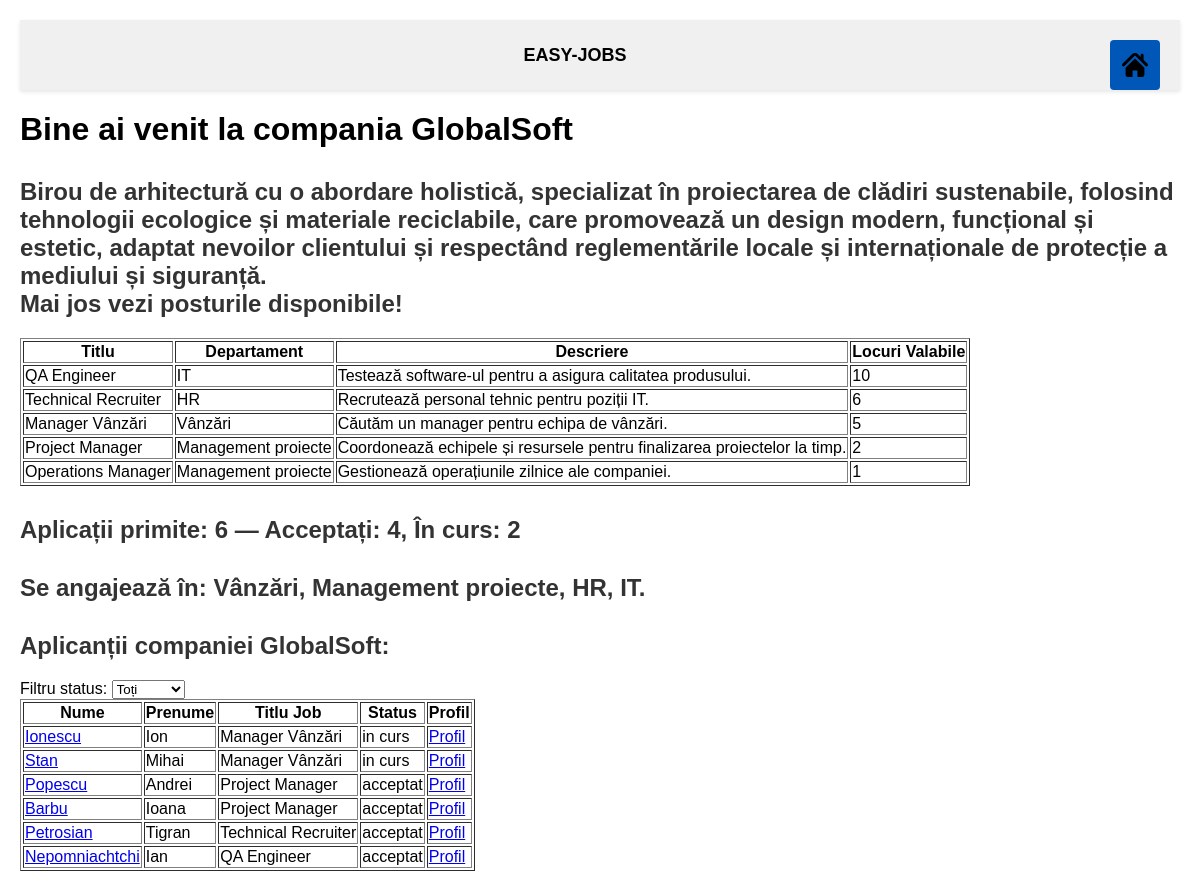
The page /firme.php?nume=GlobalSoft on the database its author committed.
### tables this page shows
CREATE TABLE `companii` (
  `id_companie` int(11) NOT NULL,
  `nume` varchar(255) NOT NULL,
  `email` varchar(255) NOT NULL,
  `telefon` varchar(50) DEFAULT NULL,
  `vechime` int(11) DEFAULT NULL,
  `descriere` text DEFAULT NULL,
  `id_adresa` int(11) DEFAULT NULL
);

CREATE TABLE `joburi` (
  `id_job` int(11) NOT NULL,
  `titlu` varchar(255) NOT NULL,
  `descriere` text DEFAULT NULL,
  `id_companie` int(11) DEFAULT NULL,
  `status` int(11) DEFAULT NULL,
  `locuri_valabile` int(11) DEFAULT NULL,
  `id_departament` int(11) DEFAULT NULL
);

CREATE TABLE `departamente` (
  `id_departament` int(11) NOT NULL,
  `nume` varchar(40) NOT NULL
);

CREATE TABLE `aplicanti` (
  `id_aplicant` int(11) NOT NULL,
  `nume` varchar(255) NOT NULL,
  `prenume` varchar(255) DEFAULT NULL,
  `email` varchar(255) NOT NULL,
  `CNP` varchar(255) DEFAULT NULL,
  `telefon` varchar(50) DEFAULT NULL,
  `cv_link` varchar(255) DEFAULT NULL,
  `id_adresa` int(11) DEFAULT NULL
);

CREATE TABLE `status_aplicare` (
  `id_status` int(11) NOT NULL,
  `denumire` varchar(50) DEFAULT NULL
);

### firme.php (the view, shortened to what this page needs)
<?php
include('db.php');
?>
<!DOCTYPE html>
<html lang="ro">
<head>
    <link rel="stylesheet" href="style.css">
</head>
<body>
    <div class="taskbar">
        <div class="titlu">EASY-JOBS</div>
        <div style="display: flex; justify-content: flex-end;">
            <form action="index.php" method="get">
                <button type="submit" class="btn-home" title="Pagina principală">
                    </button>
            </form>
        </div>
    </div>
    <div>
        <?php
        if (isset($_GET['nume'])) {
            $nume_companie = $_GET['nume'];
            $stmt = $conn->prepare("SELECT descriere, id_companie FROM companii WHERE nume = ?");
            $stmt->bind_param("s", $nume_companie);
            $stmt->execute();
            $stmt->bind_result($descriere, $id_companie);
            echo "<h1>Bine ai venit la compania <strong>" . htmlspecialchars($nume_companie) . "</strong></h1>";
            if ($descriere)
                echo "<h2>" . htmlspecialchars($descriere) . "<br>Mai jos vezi posturile disponibile!</h2>";
            $stmt = $conn->prepare("
                SELECT DISTINCT d.nume
                FROM joburi j
                JOIN departamente d ON j.id_departament = d.id_departament
                WHERE j.id_companie = ? AND j.status = 1");
            $stmt->bind_param("i", $id_companie);
            $stmt->execute();
            $res = $stmt->get_result();
            $departamente = [];
            while ($row = $res->fetch_assoc()) {
                $departamente[] = $row['nume'];
            }
        } else {
            echo "<h1>*Acesta este un secret.. Shh. Nu mai spune la nimeni și întoarce-te pe index...</h1>";
            exit;
        }
        ?>
    </div>
    <div>
        <table border="1">
            <tr>
                <th>Titlu</th>
                <th>Departament</th>
                <th>Descriere</th>
                <th>Locuri Valabile</th>
            </tr>
            <?php
            $stmt = $conn->prepare("
                SELECT j.titlu, d.nume AS departament, j.descriere, j.locuri_valabile
                FROM joburi j
                JOIN departamente d ON j.id_departament = d.id_departament
                WHERE j.id_companie = ? AND j.status = 1
                ORDER BY j.locuri_valabile DESC
            ");
            $stmt->bind_param("i", $id_companie);
            $stmt->execute();
            $res = $stmt->get_result();
            while ($row = $res->fetch_assoc()) {
                echo "<tr>
                    <td>" . htmlspecialchars($row['titlu']) . "</td>
                    <td>" . htmlspecialchars($row['departament']) . "</td>
                    <td>" . htmlspecialchars($row['descriere']) . "</td>
                    <td>" . htmlspecialchars($row['locuri_valabile']) . "</td>
                </tr>";
            }
            ?>
        </table>
    </div>
    <?php
    $stmt = $conn->prepare("
        SELECT
            SUM(CASE WHEN a.id_status = 2 THEN 1 ELSE 0 END) AS acceptati,
            SUM(CASE WHEN a.id_status = 1 THEN 1 ELSE 0 END) AS incurs,
            SUM(CASE WHEN a.id_status = 3 THEN 1 ELSE 0 END) AS respinsi
        FROM aplicari a
        JOIN joburi j ON a.id_job = j.id_job
        WHERE j.id_companie = ?");
    $stmt->bind_param("i", $id_companie);
    $stmt->execute();
    $stmt->bind_result($acc, $curs, $resp);
    $stmt->fetch();
    $total = $acc + $curs + $resp;
    echo "<h2>Aplicații primite: $total &mdash; Acceptați: $acc, În curs: $curs</h2>";
    if (!empty($departamente)) {
        echo "<h2>Se angajează în: " . implode(', ', array_map('htmlspecialchars', $departamente)) . ".</h2>";
    }
    ?>
    <h2>Aplicanții companiei <?php echo htmlspecialchars($nume_companie); ?>:</h2>
    <form method="get" action="">
        <label for="filtru">Filtru status:</label>
        <select name="filtru" id="filtru" onchange="this.form.submit()">
            <option value="">Toți</option>
        </select>
    </form>
    <div>
        <table border="1">
            <tr>
                <th>Nume</th>
                <th>Prenume</th>
                <th>Titlu Job</th>
                <th>Status</th>
                <th>Profil</th>
            </tr>
            <?php
            $filtru = isset($_GET['filtru']) ? $_GET['filtru'] : '';
            if ($filtru !== "") {
                $stmt = $conn->prepare("
                    SELECT ap.id_aplicant, ap.nume, ap.prenume, j.titlu, sa.denumire
                    FROM aplicari a
                    JOIN aplicanti ap ON a.id_aplicant = ap.id_aplicant
                    JOIN joburi j ON a.id_job = j.id_job
                    JOIN status_aplicare sa ON a.id_status = sa.id_status
                    WHERE j.id_companie = ? AND a.id_status = ?");
                $stmt->bind_param("ii", $id_companie, $filtru);
            } else {
                $stmt = $conn->prepare("
                    SELECT ap.id_aplicant, ap.nume, ap.prenume, j.titlu, sa.denumire
                    FROM aplicari a
                    JOIN aplicanti ap ON a.id_aplicant = ap.id_aplicant
                    JOIN joburi j ON a.id_job = j.id_job
                    JOIN status_aplicare sa ON a.id_status = sa.id_status
                    WHERE j.id_companie = ?");
                $stmt->bind_param("i", $id_companie);
            }
            $stmt->execute();
            $res = $stmt->get_result();
            while ($row = $res->fetch_assoc()) {
                $link = "aplicant.php?id=" . urlencode($row['id_aplicant']);
                echo "<tr>
                    <td><a href='$link'>" . htmlspecialchars($row['nume']) . "</a></td>
                    <td>" . htmlspecialchars($row['prenume']) . "</td>
                    <td>" . htmlspecialchars($row['titlu']) . "</td>
                    <td>" . htmlspecialchars($row['denumire']) . "</td>
                    <td><a href='$link'>Profil</a></td>
                </tr>";
            }
            ?>
        </table>
    </div>
</body>
</html>

### style.css (style rules this page uses)
.taskbar { display: flex; align-items: center; justify-content: space-between; background-color: #f0f0f0; padding: 10px 20px; box-shadow: 0 2px 4px rgba(0,0,0,0.1); height: 50px; }
.taskbar .titlu { flex-grow: 1; text-align: center; font-weight: bold; font-size: 18px; }
.taskbar form { margin: 0; }
.btn-home { background-color: transparent; border: none; cursor: pointer; width: 50px; height: 50px; }
.btn-home svg { width: 100%; height: 100%; fill: black; }
body { margin: 20px; font-family: Arial, sans-serif; }
form[action="index.php"] { margin-top: 20px; display: flex; flex-wrap: wrap; align-items: center; gap: 10px; }
form[action="index.php"] button { background-color: #0057b7; color: white; padding: 7px 12px; border: none; border-radius: 4px; cursor: pointer; }
h2 { margin-top: 30px; color: #333; }

### rows shown on the page
companii: descriere "Birou de arhitectură cu o abordare holistică, specializat în proiectarea de clădiri sustenabile, folosind tehnologii ecologice și materiale reciclabile, care promovează un design modern, funcțional și estetic, adaptat nevoilor clientului și respectând reglementările locale și internaționale de protecție a mediului și siguranță."
joburi: titlu "QA Engineer", id_departament.nume "IT", descriere "Testează software-ul pentru a asigura calitatea produsului.", locuri_valabile "10"
joburi: titlu "Technical Recruiter", id_departament.nume "HR", descriere "Recrutează personal tehnic pentru poziții IT.", locuri_valabile "6"
joburi: titlu "Manager Vânzări", id_departament.nume "Vânzări", descriere "Căutăm un manager pentru echipa de vânzări.", locuri_valabile "5"
joburi: titlu "Project Manager", id_departament.nume "Management proiecte", descriere "Coordonează echipele și resursele pentru finalizarea proiectelor la timp.", locuri_valabile "2"
joburi: titlu "Operations Manager", id_departament.nume "Management proiecte", descriere "Gestionează operațiunile zilnice ale companiei.", locuri_valabile "1"
aplicanti: nume "Ionescu", prenume "Ion", joburi.titlu "Manager Vânzări", status_aplicare.denumire "in curs"
aplicanti: nume "Stan", prenume "Mihai", joburi.titlu "Manager Vânzări", status_aplicare.denumire "in curs"
aplicanti: nume "Popescu", prenume "Andrei", joburi.titlu "Project Manager", status_aplicare.denumire "acceptat"
aplicanti: nume "Barbu", prenume "Ioana", joburi.titlu "Project Manager", status_aplicare.denumire "acceptat"
aplicanti: nume "Petrosian", prenume "Tigran", joburi.titlu "Technical Recruiter", status_aplicare.denumire "acceptat"
aplicanti: nume "Nepomniachtchi", prenume "Ian", joburi.titlu "QA Engineer", status_aplicare.denumire "acceptat"

### other values the page prints
$nume_companie "GlobalSoft"
$total "6"
$acc "4"
$curs "2"
implode(', ', array_map('htmlspecialchars', $departamente)) "Vânzări, Management proiecte, HR, IT"
